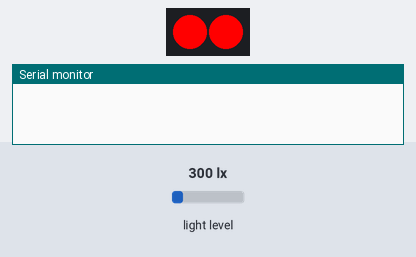
Recording of a sketch running on a simulated Arduino Uno, built with avr-gcc and run on an emulated ATmega328P. On the bench: 2 RGB LEDs in strip order, left to right, the last lines printed to the serial monitor. Inputs (shaded band) come from the test bench; at power-on: light level 300 lx.

Above: at 0.2 s.
At 0.8 s:
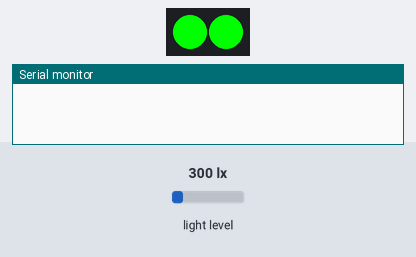
At 1.5 s:
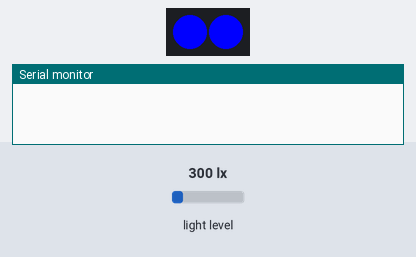
At 4.0 s:
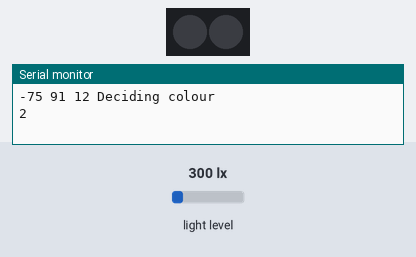
Timing chart, 0 to 5.0 s (numbered marks = the images above):
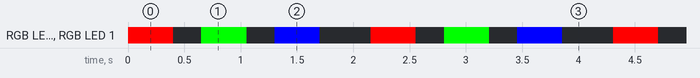

Measured:
- by itself, RGB LED 0, RGB LED 1: repeats every 2.2 s: off 0.25 s, RGB(0, 255, 0) 0.40 s, off 0.25 s, RGB(0, 0, 255) 0.40 s, off 0.45 s, RGB(255, 0, 0) 0.40 s
- by itself, everything shown: repeats every 2.2 s, in 6 steps

The sketch:

Colour_Range_Calibration.ino
```cpp
/**
 * Code for Colour Range Calibration
 *
 * To get the lower limit values for each colour.
 * Values of whiteArray, blackArray and greyDiff are pre-determined using "Colour_Sensor_Calibration".
 *
 */

#include <MeMCore.h>

// Define time delay before the next RGB colour turns ON to allow LDR to stabilize
#define RGBWait 250 //in milliseconds

// Define time delay before taking another LDR reading
#define LDRWait 30 //in milliseconds

//Define colours
#define RED 1
#define GREEN 2
#define YELLOW 3
#define PURPLE 4
#define BLUE 5
#define BLACK 6


MeRGBLed led(0, 30);
MeLightSensor lightSensor(PORT_8);

//Floats to hold colour arrays
float colourArray[] = {0, 0, 0}; //in RGB
const float whiteArray[] = {496.00, 381.00, 438.00};
const float blackArray[] = {345.00, 255.00, 293.00};
const float greyDiff[] = {151.00, 126.00, 145.00};


//Find the average reading for the requested number of times of scanning LDR
int getAvgReading(int times) {
  int reading;
  int total = 0;
  //take the reading as many times as requested and add them up
  for (int i = 0; i < times; i++) {
    reading = lightSensor.read();
    total = reading + total;
    delay(LDRWait);
  }
  //calculate the average and return it
  return total / times;
}

//Function to decide colour detected based on values of the colourArray.
//Limits for each colour are determined experimentally.
int decideColour(float colourArray[]) {

   Serial.println("Deciding colour");

 if (colourArray[0] <= 15 && colourArray[1] <= 15 && colourArray[2] <= 15)
  {
    return BLACK;
  }

  if (colourArray[1] >= 190 && colourArray[2] >= 190)
  {
    return BLUE;
  }
  if (colourArray[0] >= 90 && colourArray[1] >= 70 && colourArray[2] >= 140)
  {
    return PURPLE;
  }

  if (colourArray[0] >= 150)
  {
    if (colourArray[1] >= 100)
    {
      return YELLOW;
    }
    return RED;
  }

  if (colourArray[1] >= 80)
  {
    return GREEN;
  }

}

void setup()
{
  led.setpin(13);
  Serial.begin(9600);
  led.setColor(0, 0, 0);
  led.show();
}


void loop()
{
  led.setColor(255, 0, 0); //Set both LED to Red
  led.show();
  delay(RGBWait);
  //get the average of 5 consecutive readings for the current colour and return an average
  colourArray[0] = getAvgReading(5);
  //the average reading returned minus the lowest value divided by the maximum possible range, multiplied by 255 will give a value between 0-255, representing the value for the current reflectivity (i.e. the colour LDR is exposed to)
  colourArray[0] = ((colourArray[0] - blackArray[0]) / (greyDiff[0])) * 255;
  led.setColor(0, 0, 0); //Set both LED to White
  led.show();
  delay(RGBWait);

  led.setColor(0, 255, 0); //Set both LED to Green
  led.show();
  delay(RGBWait);
  //get the average of 5 consecutive readings for the current colour and return an average
  colourArray[1] = getAvgReading(5);
  //the average reading returned minus the lowest value divided by the maximum possible range, multiplied by 255 will give a value between 0-255, representing the value for the current reflectivity (i.e. the colour LDR is exposed to)
  colourArray[1] = ((colourArray[1] - blackArray[1]) / (greyDiff[1])) * 255;
  led.setColor(0, 0, 0); //Set both LED to White
  led.show();
  delay(RGBWait);

  led.setColor(0, 0, 255); //Set both LED to Blue
  led.show();
  delay(RGBWait);
  //get the average of 5 consecutive readings for the current colour and return an average
  colourArray[2] = getAvgReading(5);
  //the average reading returned minus the lowest value divided by the maximum possible range, multiplied by 255 will give a value between 0-255, representing the value for the current reflectivity (i.e. the colour LDR is exposed to)
  colourArray[2] = ((colourArray[2] - blackArray[2]) / (greyDiff[2])) * 255;
  led.setColor(0, 0, 0); //Set both LED to White
  led.show();
  delay(RGBWait);

  for (int i = 0; i <= 2; i += 1)
  {
    Serial.print(int(colourArray[i]));
    Serial.print(" ");
  }

  Serial.print(decideColour(colourArray));
  Serial.println(" ");
  delay(200);

}
```
